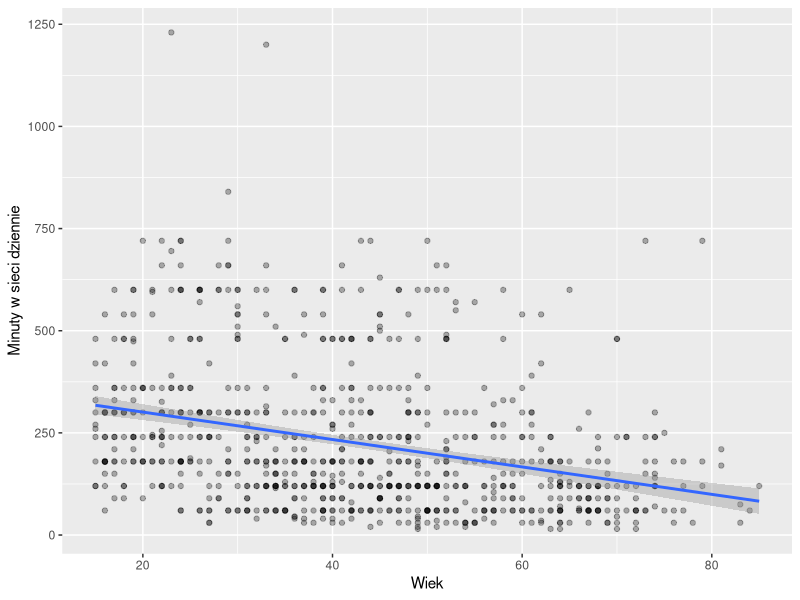

Recreate this plot in R.
## ---- chunk 1
library(haven)
library(ggplot2)
knitr::opts_chunk$set(echo = FALSE, message = FALSE)
## ---- chunk 2
ess <- read_sav("ess_polska.sav")
net <- zap_labels(ess[ess$essround == 11, c("agea", "netustm")])
net <- net[!is.na(net$agea) & !is.na(net$netustm), ]
srednia <- mean(net$netustm)
## ---- chunk 3
set.seed(2026)
nr <- sample(nrow(net), round(0.8 * nrow(net)))
uczace <- net[nr, ]
testowe <- net[-nr, ]
m <- lm(netustm ~ agea, data = uczace)
rmse <- sqrt(mean((testowe$netustm - predict(m, testowe))^2))
## ---- chunk 4
ggplot(uczace, aes(x = agea, y = netustm)) +
  geom_point(alpha = 0.3) +
  geom_smooth(method = "lm") +
  labs(x = "Wiek", y = "Minuty w sieci dziennie")
